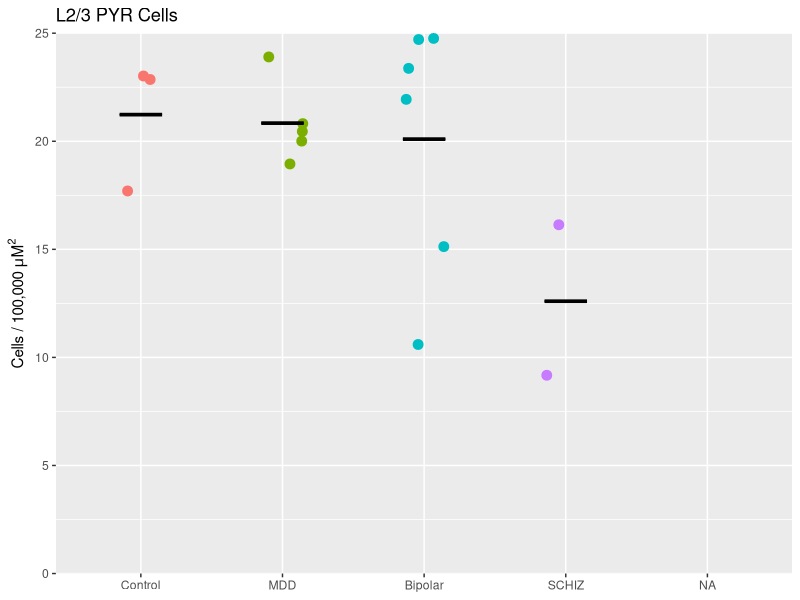
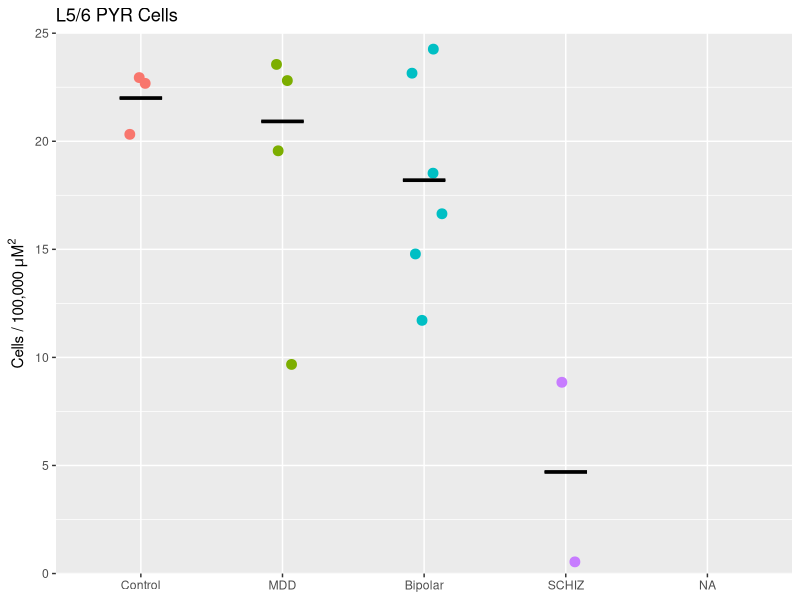
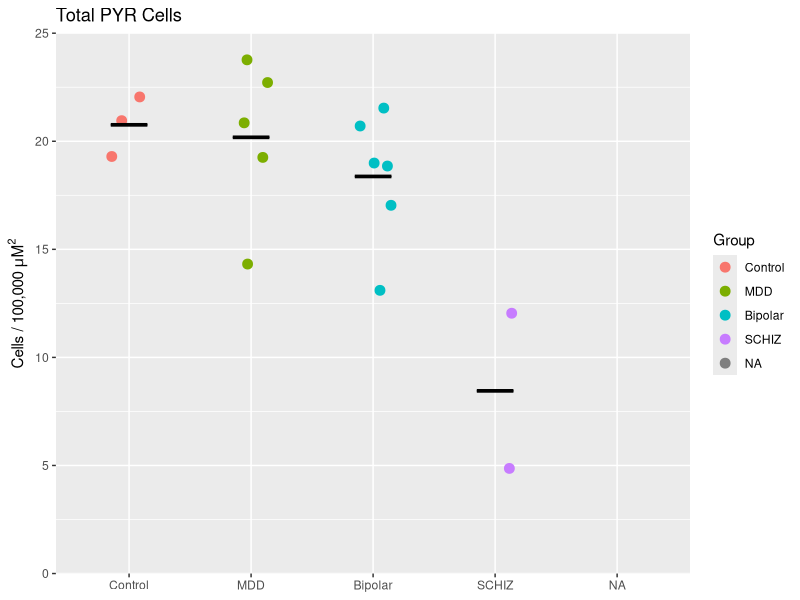
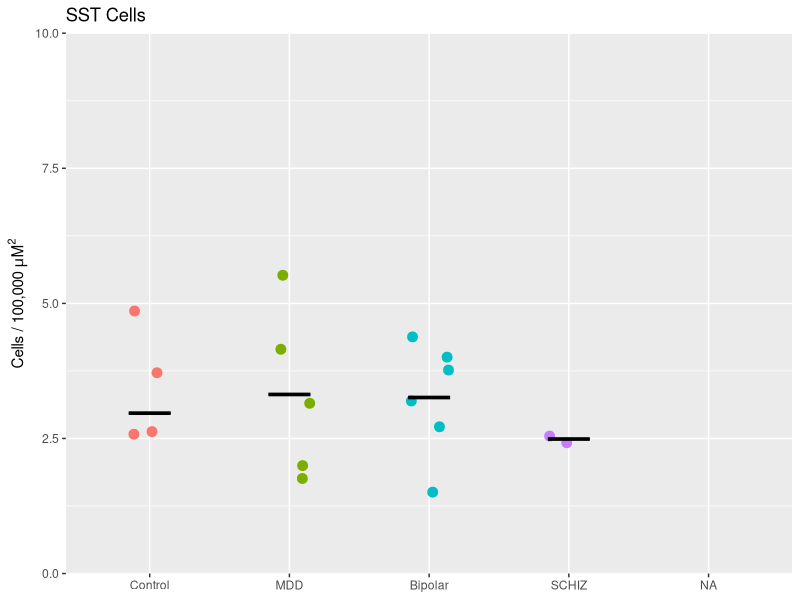
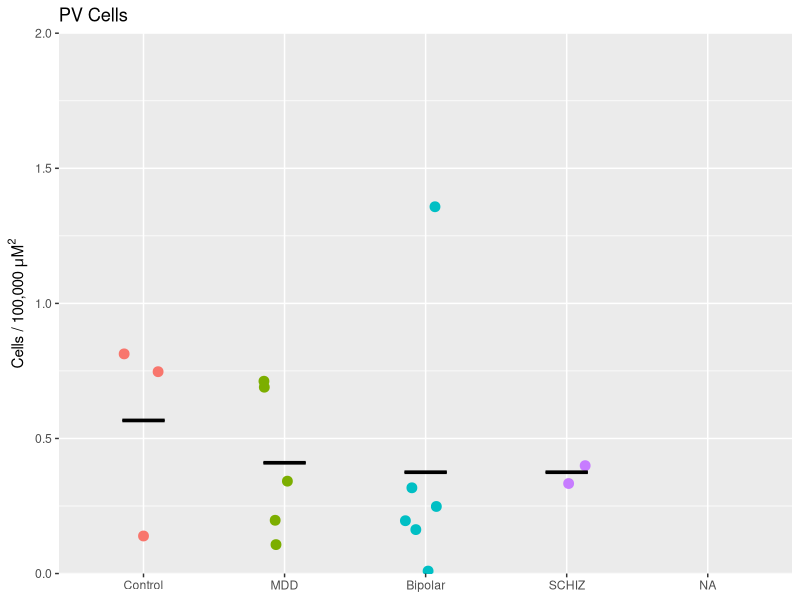
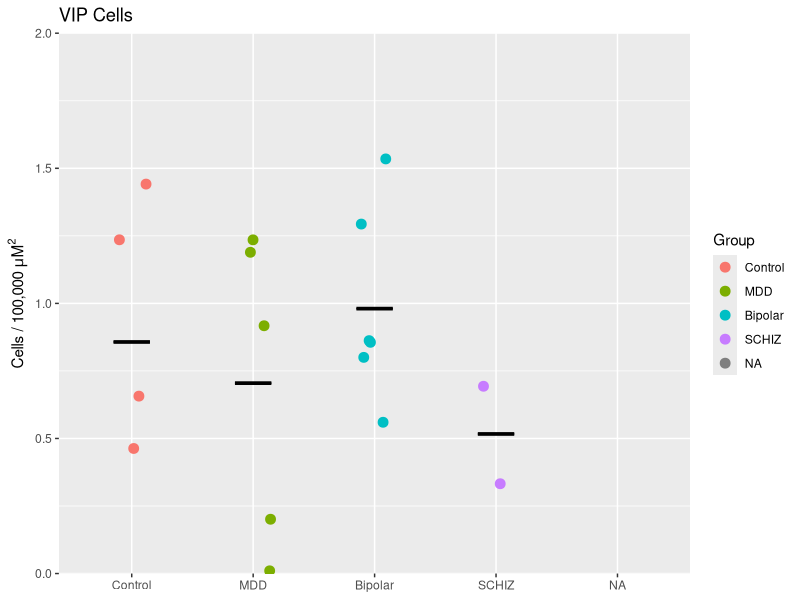
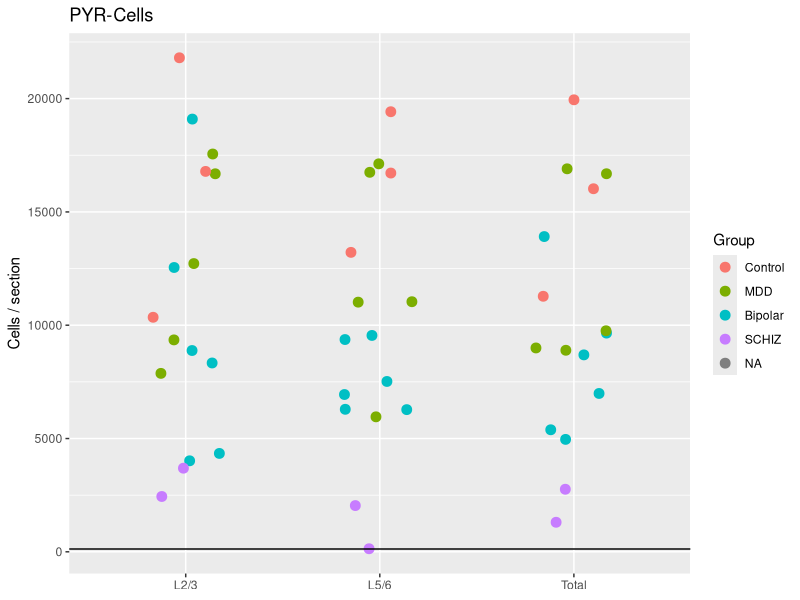
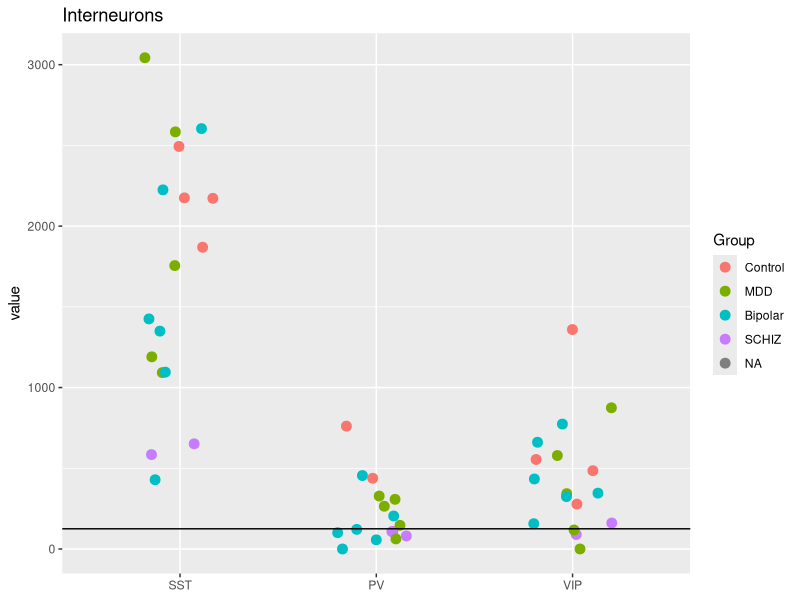

Here is the R script that generated these plots, in order:
library(ggplot2)

setwd("C:/Users/Dwight_Newton/Dropbox/PhD/RNAseq - Cell Specific/Aim 1 (Pitt Cohort)/Cell counting")
options(stringsAsFactors = FALSE)

groups <- read.csv("groups.csv")

counts <- read.csv("cell count subset.csv")
countSummary <- as.data.frame(matrix(nrow=19, ncol=9))
names(countSummary) <- c("Subject", "Group", "Area(um^2)", "PYR_23", "PYR_56", "SST", "PV", "VIP", "PYR_total")

seqindex <- seq(from=1, to=nrow(counts), by=40)

#Error w/ subject 683, need to figure that out
for (i in 4:19){
  j <- seqindex[i]
  #Get subject ID, as numeric
  countSummary[i,1] <- as.numeric(substr(counts$Subject[j], 1, (regexpr("-", counts$Subject[j])-2)))
  countSummary[i,2] <- groups$Subject.Group[groups$HU. == countSummary[i,1]]
  #Area
  countSummary[i,3] <- mean(counts$Area..um.2.[c(j, j+20)], na.rm = TRUE)
  #L2/3 PYR
  countSummary[i,4] <- mean(counts$X488.Channel[c(j:(j+9))], na.rm = TRUE)
  #L5/6 PYR
  countSummary[i,5] <- mean(counts$X488.Channel[c((j+10):(j+19))], na.rm = TRUE)
  #SST
  countSummary[i,6] <- mean(counts$X488.Channel[c((j+20):(j+40))], na.rm = TRUE)
  #PV
  countSummary[i,7] <- mean(counts$X568.Channel[c(j:(j+19))], na.rm = TRUE)
  #VIP
  countSummary[i,8] <- mean(counts$X568.Channel[c((j+20):(j+40))], na.rm = TRUE)
  #TotalPYR
  countSummary[i,9] <- mean(counts$X488.Channel[c(j:(j+20))], na.rm = TRUE)
}

#assume 683 was mis-labelled from 863 (MDD)
for (i in 3){
  j <- seqindex[i]
  #Get subject ID, as numeric
  countSummary[i,1] <- as.numeric(substr(counts$Subject[j], 1, (regexpr("-", counts$Subject[j])-2)))
  #countSummary[i,2] <- groups$Subject.Group[groups$HU. == countSummary[i,1]]
  #Area
  countSummary[i,3] <- mean(counts$Area..um.2.[c(j, j+20)], na.rm = TRUE)
  #L2/3 PYR
  countSummary[i,4] <- mean(counts$X488.Channel[c(j:(j+9))], na.rm = TRUE)
  #L5/6 PYR
  countSummary[i,5] <- mean(counts$X488.Channel[c((j+10):(j+19))], na.rm = TRUE)
  #SST
  countSummary[i,6] <- mean(counts$X488.Channel[c((j+20):(j+40))], na.rm = TRUE)
  #PV
  countSummary[i,7] <- mean(counts$X568.Channel[c(j:(j+19))], na.rm = TRUE)
  #VIP
  countSummary[i,8] <- mean(counts$X568.Channel[c((j+20):(j+40))], na.rm = TRUE)
  #TotalPYR
  countSummary[i,9] <- mean(counts$X488.Channel[c(j:(j+20))], na.rm = TRUE)
}
countSummary[3,2] <- "MDD"

write.csv(countSummary, "preliminary counts.csv")

#main effect of group?
Areares <- aov(`Area(um^2)` ~ Group, data=countSummary)
PYR23res <- aov(PYR_23 ~ Group, data=countSummary)
PYR56res <- aov(PYR_56 ~ Group, data=countSummary)
SSTres <- aov(SST ~ Group, data=countSummary)
PVres <- aov(PV ~ Group, data=countSummary)
VIPres <- aov(VIP ~ Group, data=countSummary)
AllPyrres <- aov(PYR_total ~ Group, data=countSummary)

summary(Areares)
summary(PYR23res)
summary(PYR56res)
summary(SSTres)
summary(PVres)
summary(VIPres)
summary(AllPyrres)

#All very n.s. except for L5/6 PYR cells -   SCHIZ had lower density v.s. controls and MDD
TukeyHSD(PYR56res)
TukeyHSD(AllPyrres)

#PYR figures
#weird value inserted, removed here
countSummary$PYR_total[8] <- NA

countSummary$Group <- factor(countSummary$Group, levels = c("Control", "MDD", "Bipolar", "SCHIZ"))
countSummary_Means <- aggregate(. ~ Group, mean, data=countSummary)

ggplot(countSummary, aes(x=Group, y=PYR_23, colour=Group)) +
  geom_jitter(width = 0.15, size=3) +
  geom_crossbar(data=countSummary_Means, aes(ymin = PYR_23, ymax = PYR_23),size=0.5, col="black", width = 0.3) +
  scale_y_continuous(expand=c(0,0), limits=c(0,25)) +
  ggtitle("L2/3 PYR Cells") +
  ylab(label = bquote("Cells / 100,000"~ mu*"M"^2)) +
  theme(axis.title.x = element_blank(), legend.position = "none")
  
ggplot(countSummary, aes(x=Group, y=PYR_56, colour=Group)) +
  geom_jitter(width = 0.15, size=3) +
  geom_crossbar(data=countSummary_Means, aes(ymin = PYR_56, ymax = PYR_56),size=0.5, col="black", width = 0.3) +
  scale_y_continuous(expand=c(0,0), limits=c(0,25)) +
  ggtitle("L5/6 PYR Cells") +
  ylab(label = bquote("Cells / 100,000"~ mu*"M"^2)) +
  theme(axis.title.x = element_blank(), legend.position = "none")

ggplot(countSummary, aes(x=Group, y=PYR_total, colour=Group)) +
  geom_jitter(width = 0.15, size=3) +
  geom_crossbar(data=countSummary_Means, aes(ymin = PYR_total, ymax = PYR_total),size=0.5, col="black", width = 0.3) +
  scale_y_continuous(expand=c(0,0), limits=c(0,25)) +
  ggtitle("Total PYR Cells") +
  ylab(label = bquote("Cells / 100,000"~ mu*"M"^2)) +
  theme(axis.title.x = element_blank())



#Interneurons
ggplot(countSummary, aes(x=Group, y=SST, colour=Group)) +
  geom_jitter(width = 0.15, size=3) +
  geom_crossbar(data=countSummary_Means, aes(ymin = SST, ymax = SST),size=0.5, col="black", width = 0.3) +
  scale_y_continuous(expand=c(0,0), limits=c(0,10)) +
  ggtitle("SST Cells") +
  ylab(label = bquote("Cells / 100,000"~ mu*"M"^2)) +
  theme(axis.title.x = element_blank(), legend.position = "none")

ggplot(countSummary, aes(x=Group, y=PV, colour=Group)) +
  geom_jitter(width = 0.15, size=3) +
  geom_crossbar(data=countSummary_Means, aes(ymin = PV, ymax = PV),size=0.5, col="black", width = 0.3) +
  scale_y_continuous(expand=c(0,0), limits=c(0,2)) +
  ggtitle("PV Cells") +
  ylab(label = bquote("Cells / 100,000"~ mu*"M"^2)) +
  theme(axis.title.x = element_blank(), legend.position = "none")

ggplot(countSummary, aes(x=Group, y=VIP, colour=Group)) +
  geom_jitter(width = 0.15, size=3) +
  geom_crossbar(data=countSummary_Means, aes(ymin = VIP, ymax = VIP),size=0.5, col="black", width = 0.3) +
  scale_y_continuous(expand=c(0,0), limits=c(0,2)) +
  ggtitle("VIP Cells") +
  ylab(label = bquote("Cells / 100,000"~ mu*"M"^2)) +
  theme(axis.title.x = element_blank())



#Number of cells/slide
library(reshape2)
library(dplyr)
CellNums <- countSummary
#333x333uM is the FOV area at 20x
CellNums[,4:9] <- (CellNums[,4:9]/333^2)*CellNums$`Area(um^2)`

Cells <- melt(CellNums[,c(2,4:9)])

#PYRs
ggplot(filter(Cells, variable=="PYR_23"|variable=="PYR_56"|variable=="PYR_total"), aes(x=variable, y=value, colour=Group)) +
  geom_jitter(width=0.2, size=3) +
  geom_hline(yintercept=125) +
  ggtitle(label="PYR-Cells") +
  scale_x_discrete(labels=c("PYR_23"="L2/3", "PYR_56"="L5/6", "PYR_total"="Total"))+
  ylab("Cells / section") +
  theme(axis.title.x = element_blank())

#Interneurons
ggplot(filter(Cells, variable=="SST"|variable=="PV"|variable=="VIP"), aes(x=variable, y=value, colour=Group)) +
  geom_jitter(width=0.2, size=3) +
  geom_hline(yintercept=125) +
  ggtitle(label="Interneurons") +
  theme(axis.title.x = element_blank())
